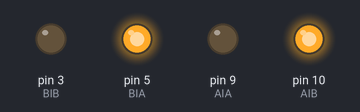
Bench run of a sketch on a simulated Arduino Uno, built with avr-gcc and run on an emulated ATmega328P. On the bench: output pins drawn as LEDs (lit = HIGH).

Above: at 1.0 s.
At 5.0 s:
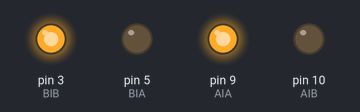
At 7.0 s:
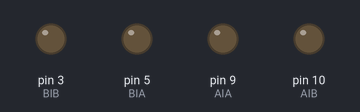
Timing chart, 0 to 10.4 s (numbered marks = the images above):
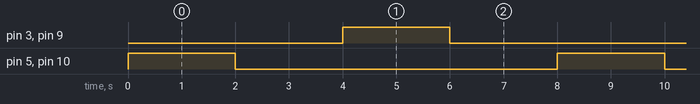

The sketch:

Teste_Motores.ino
```cpp
/*int botao = A5;
int LED = 11;*/

const int AIA = 9;
const int AIB = 10;
const int BIA = 5;
const int BIB = 3;
byte speed = 255;


void setup() {

  pinMode(AIA, OUTPUT);
  pinMode(AIB, OUTPUT);
  pinMode(BIA, OUTPUT);
  pinMode(BIB, OUTPUT);
}
void loop() {
    speed = 100;

  analogWrite(AIA, 0);
  analogWrite(AIB, 255);
  analogWrite(BIA, 255);
  analogWrite(BIB, 0);

  delay(2000);

  analogWrite(AIA, 0);
  analogWrite(AIB, 0);
  analogWrite(BIA, 0);
  analogWrite(BIB, 0);

  delay(2000);

  analogWrite(AIA, 255);
  analogWrite(AIB, 0);
  analogWrite(BIA, 0);
  analogWrite(BIB, 255);

  delay(2000);

  analogWrite(AIA, 0);
  analogWrite(AIB, 0);
  analogWrite(BIA, 0);
  analogWrite(BIB, 0);

  delay(2000);
  }
```

Measured:
- by itself, pin 3 (BIB), pin 5 (BIA), pin 9 (AIA), pin 10 (AIB): alternates HIGH for 2.0 s and LOW for 6.0 s
- by itself, everything shown: repeats every 8.0 s, in 4 steps
